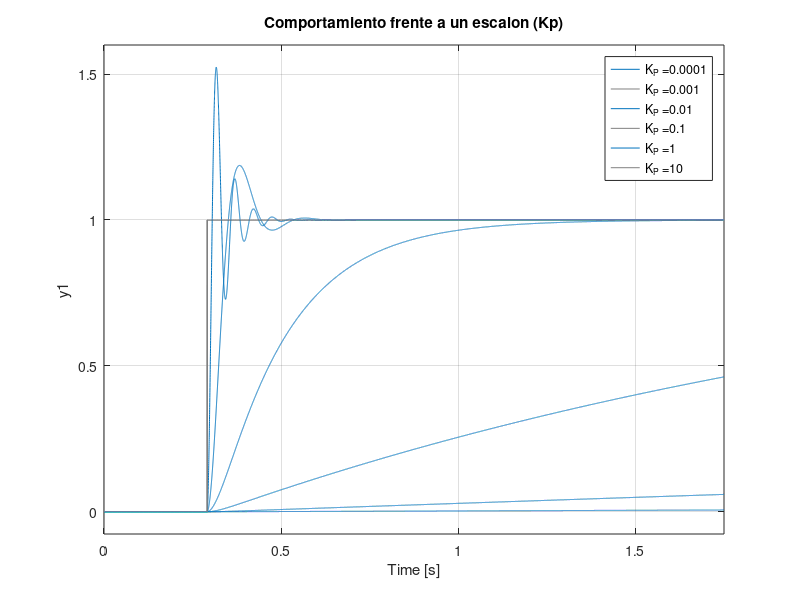
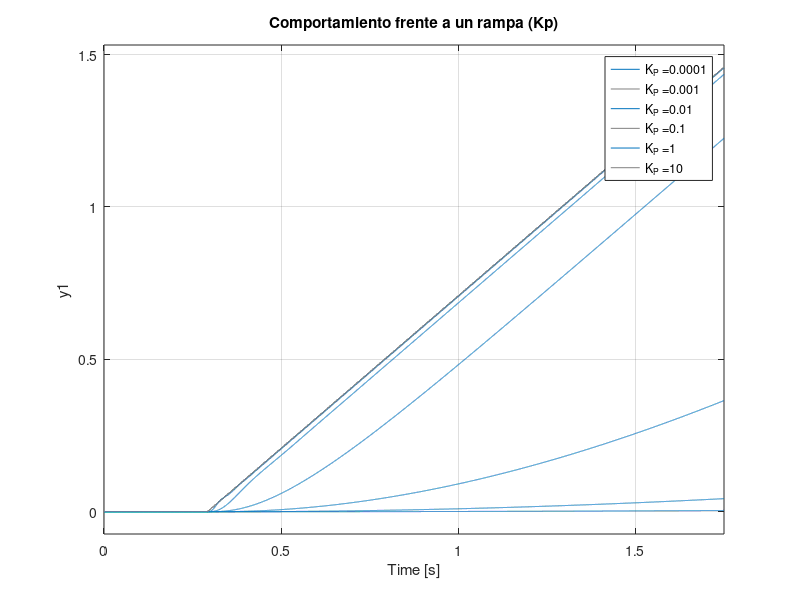
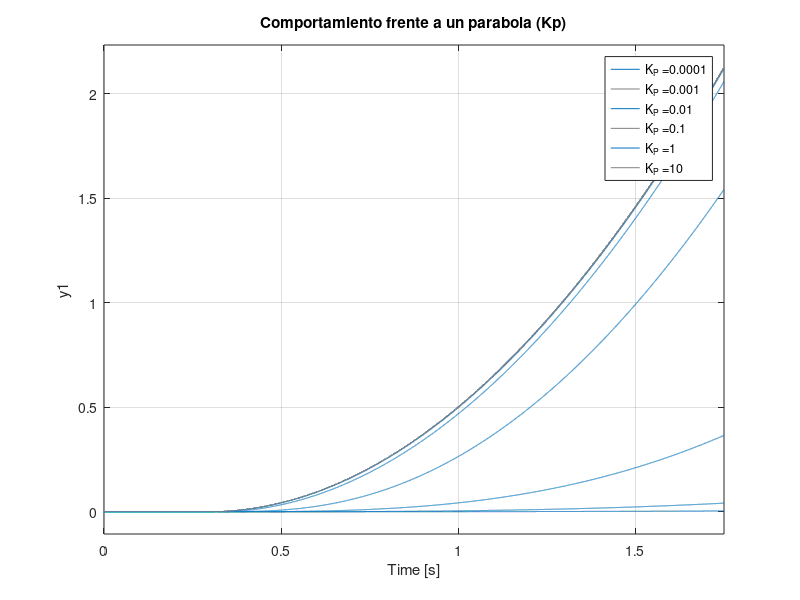
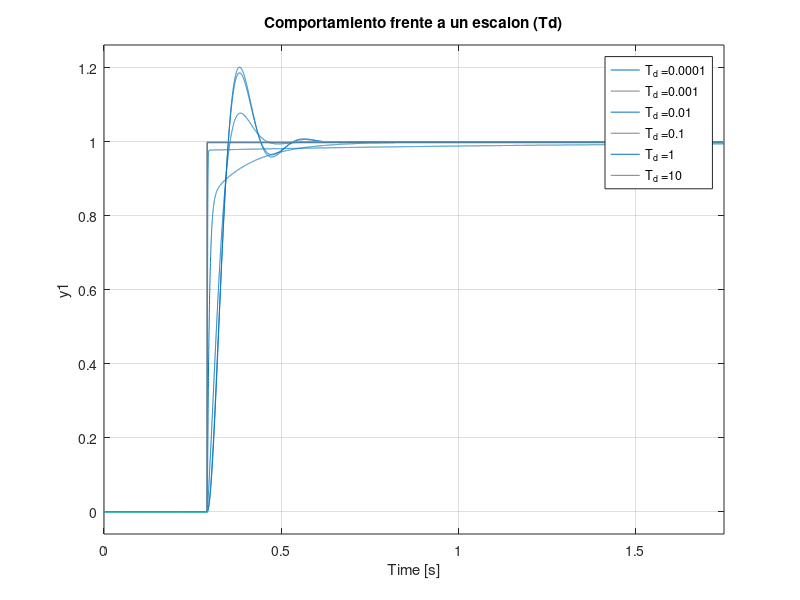

MATLAB code to generate these figures, in order: (Note: this script raises an error after producing the figures.)
clear all; close all;

K = 1500;
p = 35;

x = p.*(0:0.0001/p:0.05);

aux = -4:1:1;
auxTd = -4:1:1;

Kp = 10.^aux;
Td = 10.^aux;

Kpfija = 1;
Tdfija = 0.001;

%% Td fijo

figure(1)
grid on;

Legend = cell(length(aux),1);

u = ones(1,length(x));
u(1:ceil(length(u)/6)) = 0;
t = x;

for i = 1:length(Kp)
    num = [Kp(i)*K*Tdfija Kp(i)*K];
    den = [1 p+Kp(i)*K*Tdfija K*Kp(i)];
    sys = tf(num,den);
    lsim(sys, u, t)
    Legend{i} = strcat('K_{P} = ', num2str(Kp(i)));
    hold on;
end

title('Comportamiento frente a un escalon (Kp)')
legend(Legend);
hold off;
saveas(gcf,'img/01_PDEscalonKp.png')

figure(2)
grid on;

Legend = cell(length(aux),1);

t = x;
u = t-t(ceil(length(t)/6));
u(1:ceil(length(u)/6)) = 0;

for i = 1:length(Kp)
    num = [Kp(i)*K*Tdfija Kp(i)*K];
    den = [1 p+Kp(i)*K*Tdfija K*Kp(i)];
    sys = tf(num,den);
    lsim(sys, u, t)
    Legend{i} = strcat('K_{P} = ', num2str(Kp(i)));
    hold on;
end

title('Comportamiento frente a un rampa (Kp)')
legend(Legend);
hold off;
saveas(gcf,'img/01_PDRampaKp.png')

figure(3)
grid on;

Legend = cell(length(aux),1);

t = x;
u = (t-t(ceil(length(t)/6))).^2;
u(1:ceil(length(u)/6)) = 0;

for i = 1:length(Kp)
    num = [Kp(i)*K*Tdfija Kp(i)*K];
    den = [1 p+Kp(i)*K*Tdfija K*Kp(i)];
    sys = tf(num,den);
    lsim(sys, u, t)
    Legend{i} = strcat('K_{P} = ', num2str(Kp(i)));
    hold on;
end

title('Comportamiento frente a un parabola (Kp)')
legend(Legend);
hold off;
saveas(gcf,'img/01_PDParabolaKp.png')

%% Kp fijo

figure(4)
grid on;

Legend = cell(length(auxTd),1);

u = ones(1,length(x));
u(1:ceil(length(u)/6)) = 0;
t = x;

for i = 1:length(Td)
    num = [Kpfija*K*Td(i) Kpfija*K];
    den = [1 p+Kpfija*K*Td(i) K*Kpfija];
    sys = tf(num,den);
    lsim(sys, u, t)
    Legend{i} = strcat('T_{d} = ', num2str(Td(i)));
    hold on;
end

title('Comportamiento frente a un escalon (Td)')
legend(Legend);
hold off;
saveas(gcf,'img/01_PDEscalonTd.png')

figure(5)
grid on;

Legend = cell(length(auxTd),1);

t = x;
u = t-t(ceil(length(t)/6));
u(1:ceil(length(u)/6)) = 0;

for i = 1:length(Td)
    num = [Kpfija*K*Td(i) Kpfija*K];
    den = [1 p+Kpfija*K*Td(i) K*Kpfija];
    sys = tf(num,den);
    lsim(sys, u, t)
    Legend{i} = strcat('T_{d} = ', num2str(Td(i)));
    hold on;
end

title('Comportamiento frente a un rampa (Td)')
legend(Legend);
hold off;
saveas(gcf,'img/01_PDRampaTd.png')

figure(6)
grid on;

Legend = cell(length(auxTd),1);

t = x;
u = (t-t(ceil(length(t)/6))).^2;
u(1:ceil(length(u)/6)) = 0;

for i = 1:length(Td)
    num = [Kpfija*K*Td(i) Kpfija*K];
    den = [1 p+Kpfija*K*Td(i) K*Kpfija];
    sys = tf(num,den);
    lsim(sys, u, t)
    Legend{i} = strcat('T_{d} = ', num2str(Td(i)));
    hold on;
end

title('Comportamiento frente a un parabola (Td)')
legend(Legend);
hold off;
saveas(gcf,'img/01_PDParabolaTd.png')

%% Rlocus

figure(7)

num = [K*Kpfija*Tdfija K*Kpfija];
den = [1 p 0];
rlocus(num,den)

saveas(gcf,'img/01_PDRlocusKp.png')